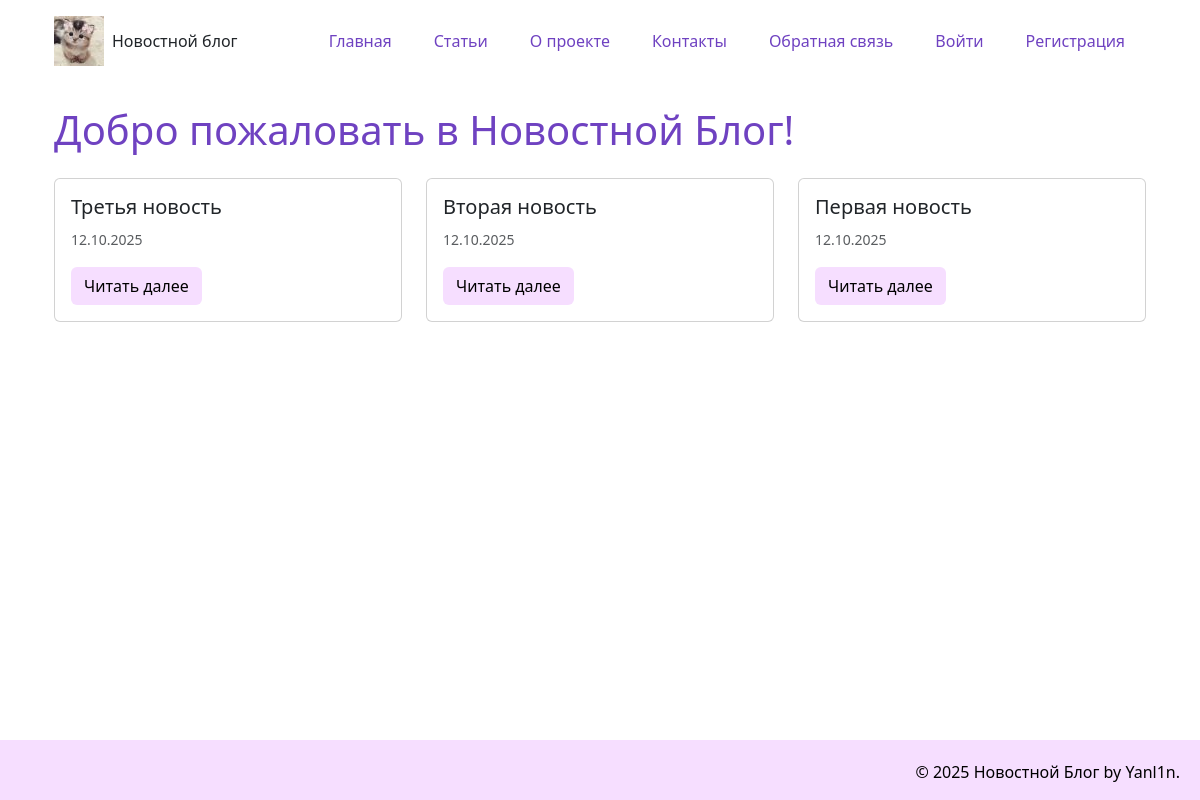
Before: / with the older database file.
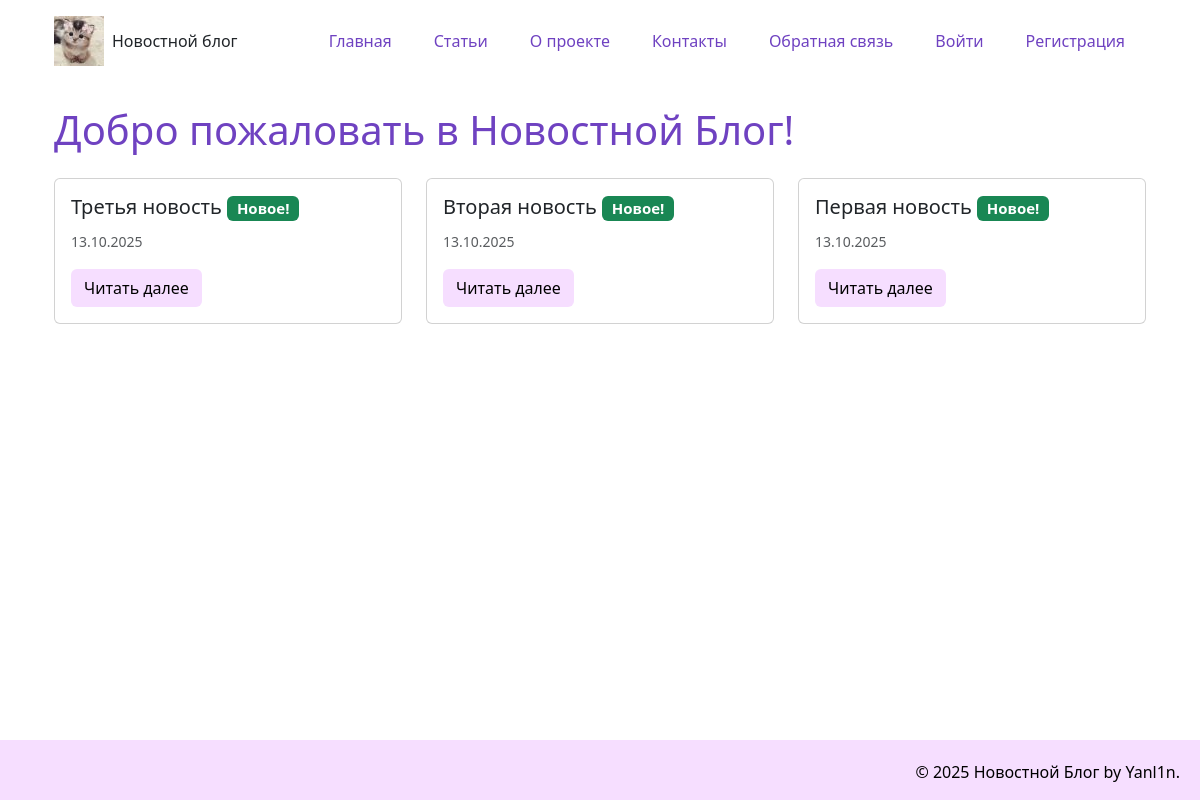
After: the same page with the newer database file.
### models.py (models this page shows)
class Article(data_base.Model):
    __tablename__= "article"
    id = data_base.Column(data_base.Integer, primary_key = True)
    title = data_base.Column(data_base.String(200), nullable=False)
    text = data_base.Column(data_base.Text, nullable=False)
    date = data_base.Column(data_base.DateTime, default=datetime.utcnow)
    user_id = data_base.Column(data_base.Integer, data_base.ForeignKey('user.id'), nullable=False)
    category = data_base.Column(data_base.String(50), default='general')
    comment = data_base.relation('Comment', backref='article', lazy='dynamic')

### app.py (the view)
@app.route("/index")
@app.route("/")
def index():
    articles = Article.query.order_by(Article.date.desc()).limit(6).all()
    return render_template('index.html', articles=articles, current_date=date.today())

### templates/index.html (shortened to what this page needs)
{% extends 'base.html' %}
{% block content%}
<h1>Добро пожаловать в Новостной Блог!</h1>
<div class="row mt-4">
    {% for article in articles %}
    <div class="col-md-6 col-lg-4 mb-4">
        <div class="card h-100">
            <div class="card-body">
                <h5 class="card-title">
                    {{ article.title }}
                    {% if article.date.date() == current_date %}
                    <span class="badge bg-success">Новое!</span>
                    {% endif %}
                </h5>
                <p class="card-text">
                    <small class="text-muted">{{ article.date.strftime('%d.%m.%Y') }}</small>
                </p>
                <a href="{{ url_for('news_article', id=article.id) }}" class="btn btn-custom">Читать далее</a>
            </div>
        </div>
    </div>
    {% endfor %}
</div>
{%  endblock %}

### templates/base.html (shortened to what this page needs)
<!DOCTYPE html>
<html lang="ru">
<head>
    <link href="https://cdn.jsdelivr.net/npm/bootstrap@5.3.8/dist/css/bootstrap.min.css" rel="stylesheet">
    <link rel="stylesheet" href="{{ url_for('static', filename='css/main.css')}}">
</head>
<body>
    <div class="container">
        <div class="container">
            <header class="d-flex justify-content-between align-items-center py-3">
                <a href="/" class="d-flex align-items-center text-dark text-decoration-none">
                    <img src="{{ url_for('static', filename='img/cat.jpg')}}" alt="Логотип" width="50" height="50" class="me-2">
                Новостной блог
            </a>
            <ul class="nav nav-pills">
                <li class="nav-item"><a href="{{ url_for('index')}}" class="nav-link" aria-current="page">Главная</a></li>
                <li class="nav-item"><a href="{{ url_for('articles_list')}}" class="nav-link">Статьи</a></li>
                <li class="nav-item"><a href="{{ url_for('about')}}" class="nav-link">О проекте</a></li>
                <li class="nav-item"><a href="{{ url_for('contact')}}" class="nav-link">Контакты</a></li>
                <li class="nav-item"><a href="{{ url_for('feedback')}}" class="nav-link">Обратная связь</a></li>
                {% if current_user.is_authenticated %}
                    <li class="nav-item"><a href="{{ url_for('create_article')}}" class="nav-link">Создать статью</a></li>
                    <li class="nav-item"><a href="{{ url_for('logout')}}" class="nav-link">Выйти ({{ current_user.name }})</a></li>
                {% else %}
                    <li class="nav-item"><a href="{{ url_for('login_page')}}" class="nav-link">Войти</a></li>
                    <li class="nav-item"><a href="{{ url_for('register')}}" class="nav-link">Регистрация</a></li>
                {% endif %}
            </ul>
            </header>
        </div>
        <div class="container mt-4">
            {% block content %}{% endblock %}
        </div>
    </div>
    <footer>
        <p>&copy; 2025 Новостной Блог by Yanl1n.</p>
    </footer>
</body>
</html>

### static/css/main.css (style rules this page uses)
body { display: flex; flex-direction: column; min-height: 100vh; }
.container { flex: 1; }
h1 { color:#6f42c1; }
footer { margin-top: auto; padding: 20px; background: #F6DEFF; text-align: right; color: black; height: 60px; }
.btn-custom { background-color: #F6DEFF; color: rgb(0, 0, 0); }
.nav-pills .nav-link { color:#6f42c1; margin: 0 5px; }

Changed rows visible on the page:
changed Article "Третья новость": date "12.10.2025" → "13.10.2025"; now shows "Новое!"
changed Article "Вторая новость": date "12.10.2025" → "13.10.2025"; now shows "Новое!"
changed Article "Первая новость": date "12.10.2025" → "13.10.2025"; now shows "Новое!"
